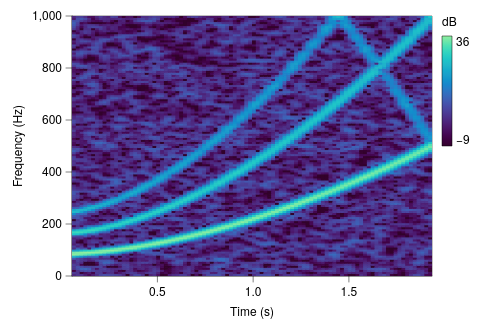

Vega-Lite specification stored for this chart:
### Vega-Lite specification from a JSON file in a GitHub repository (floating-point values rounded to 4 significant figures; data arrays with more than 128 entries replaced by an {"elided": "..."} marker saying what was removed)
{"background": null, "config": {"arc": {"fill": "#DBDBDB", "fillOpacity": 1.0, "innerRadius": 32.5, "padAngle": 0.03, "stroke": "black", "strokeOpacity": 1, "strokeWidth": 0.25}, "area": {"fill": "#DBDBDB", "fillOpacity": 1.0, "stroke": "black", "strokeOpacity": 1, "strokeWidth": 0.25}, "axis": {"domain": true, "domainCap": "round", "domainColor": "black", "domainWidth": 0.25, "grid": false, "gridCap": "round", "gridColor": "#F1F1F1", "gridDash": [0, 0], "gridOpacity": 1.0, "gridWidth": 0.25, "labelColor": "black", "labelFont": "Helvetica Neue, HelveticaNeue, Helvetica, Arial, sans-serif", "labelFontSize": 6, "labelFontStyle": "normal", "labelFontWeight": 400, "offset": 0, "ticks": true, "tickCap": "round", "tickColor": "black", "tickRound": false, "tickSize": 3.0, "tickWidth": 0.25, "titleColor": "black", "titleFont": "Helvetica Neue, HelveticaNeue, Helvetica, Arial, sans-serif", "titleFontSize": 6, "titleFontStyle": "normal", "titleFontWeight": 400}, "axisX": {"domain": true, "labelAlign": "center", "labelAngle": 0, "labels": true, "ticks": true, "translate": 0}, "axisY": {"domain": true, "labelAlign": "right", "labelAngle": 0, "labels": true, "ticks": true, "translate": 0}, "axisRight": {"domain": true, "labelAlign": "left", "labelAngle": 0, "labels": true, "ticks": true, "translate": 0}, "axisTop": {"domain": true, "labelAlign": "center", "labelAngle": 0, "labels": true, "ticks": true, "translate": 0}, "axisBand": {"tickOffset": 0}, "bar": {"fill": "#DBDBDB", "fillOpacity": 1.0, "stroke": "black", "strokeOpacity": 1, "strokeWidth": 0.25}, "boxplot": {"size": 11.7, "ticks": {"cornerRadius": 0.25, "fill": "black", "opacity": 1, "size": 5.85, "thickness": 0.25}, "box": {"fillOpacity": 1.0, "stroke": "black", "strokeOpacity": 1, "strokeWidth": 0.25}, "median": {"cornerRadius": 0, "fill": "black", "fillOpacity": 1.0, "opacity": 1, "size": 11.7, "thickness": 0.25}, "rule": {"fill": "black", "fillOpacity": 1.0, "size": 13.0, "stroke": "black", "strokeDash": [0, 0], "strokeOpacity": 1, "strokeWidth": 0.25}, "outliers": {"color": "black", "fill": "black", "fillOpacity": 1.0, "size": 0, "stroke": "black", "strokeOpacity": 1, "strokeWidth": 0.25}}, "circle": {"fill": "black", "fillOpacity": 1.0, "size": 1.625, "stroke": null, "strokeOpacity": 1, "strokeWidth": 0.25}, "errorband": {"band": {"fillOpacity": 0.6, "stroke": null, "strokeWidth": 0.25, "strokeOpacity": 1}, "borders": {"opacity": 0, "strokeOpacity": 1, "strokeWidth": 0.25}}, "errorbar": {"opacity": 1, "rule": {"strokeDash": [0, 0], "strokeWidth": 0.25}, "ticks": {"color": "black", "cornerRadius": 0.125, "opacity": 1, "size": 7.8, "thickness": 0.25}, "thickness": 0.25}, "font": "Helvetica Neue, HelveticaNeue, Helvetica, Arial, sans-serif", "geoshape": {"fill": "#DBDBDB", "fillOpacity": 1.0, "stroke": "black", "strokeOpacity": 1, "strokeWidth": 0.25}, "header": {"labelColor": "black", "labelFont": "Helvetica Neue, HelveticaNeue, Helvetica, Arial, sans-serif", "labelFontSize": 6, "labelFontStyle": "normal", "labelFontWeight": 400, "titleColor": "black", "titleFont": "Helvetica Neue, HelveticaNeue, Helvetica, Arial, sans-serif", "titleFontSize": 6, "titleFontStyle": "normal", "titleFontWeight": 400, "titlePadding": 0}, "legend": {"disable": false, "offset": 4.5, "titlePadding": 4, "labelOffset": 2, "gradientLabelOffset": 2, "columnPadding": 4, "rowPadding": 2, "gradientThickness": 5, "gradientOpacity": 1.0, "gradientStrokeColor": "black", "gradientStrokeWidth": 0.25, "labelColor": "black", "labelFont": "Helvetica Neue, HelveticaNeue, Helvetica, Arial, sans-serif", "labelFontSize": 6, "labelFontStyle": "normal", "labelFontWeight": 400, "strokeColor": "black", "strokeWidth": 0, "symbolSize": 36, "symbolStrokeColor": "black", "symbolStrokeWidth": 0.25, "titleColor": "black", "titleFont": "Helvetica Neue, HelveticaNeue, Helvetica, Arial, sans-serif", "titleFontSize": 6, "titleFontStyle": "normal", "titleFontWeight": 400}, "line": {"color": "black", "stroke": "black", "strokeCap": "butt", "strokeDash": [0, 0], "strokeOpacity": 1, "strokeWidth": 0.5}, "point": {"filled": true, "fill": "#DBDBDB", "fillOpacity": 1.0, "size": 6.5, "stroke": "black", "strokeOpacity": 1, "strokeWidth": 0.25}, "range": {"category": ["#9D9D9D", "#28287D", "#004225", "#47266F", "#00605D", "#DBDBDB", "#7983C1", "#6E927B", "#937FB4", "#699A97"], "diverging": {"scheme": ["#4F4265", "#6A5C82", "#85789D", "#A196B7", "#BDB5CE", "#D8D6DD", "#F6F6F6", "#CED8D7", "#9DBFBD", "#75A3A0", "#518683", "#326967", "#164D4B"]}, "heatmap": {"scheme": ["#32022B", "#43044D", "#4C196E", "#4D338C", "#484DA6", "#3A68BB", "#1D83CA", "#1D9CCB", "#23B5C9", "#28CDC5", "#4DE0B4", "#91EE9F"]}, "ordinal": {"scheme": ["#F1F1F1", "#DBDBDB", "#C6C6C6", "#B2B2B2", "#9D9D9D", "#898989", "#767676", "#636363", "#515151", "#404040", "#2F2F2F", "#1F1F1F"]}, "ramp": {"scheme": ["#440154", "#472270", "#433E82", "#38598C", "#2C728E", "#238A8D", "#24A086", "#39B578", "#5DC862", "#96D646", "#CAE02D", "#FDE724"]}}, "rule": {"color": "black", "stroke": "black", "strokeCap": "round", "strokeDash": [2, 2], "strokeOpacity": 1, "strokeWidth": 0.25}, "scale": {"barBandPaddingInner": 0.1, "rectBandPaddingInner": 0, "tickBandPaddingInner": 0.1, "bandPaddingOuter": 0.1, "bandWithNestedOffsetPaddingInner": 0.2, "bandWithNestedOffsetPaddingOuter": 0.2, "offsetBandPaddingInner": 0, "offsetBandPaddingOuter": 0, "round": false}, "rect": {"fill": "#DBDBDB", "fillOpacity": 1.0, "stroke": "black", "strokeOpacity": 1, "strokeWidth": 0.25}, "square": {"fill": "#DBDBDB", "fillOpacity": 1.0, "size": 13.0, "stroke": "black", "strokeOpacity": 1, "strokeWidth": 0.25}, "text": {"color": "black", "font": "Helvetica Neue, HelveticaNeue, Helvetica, Arial, sans-serif", "fontSize": 6, "fontStyle": "normal", "fontWeight": 400}, "tick": {"color": "black", "cornerRadius": 0.125, "opacity": 1.0, "size": 11.7, "thickness": 0.25}, "title": {"anchor": "middle", "frame": "group", "color": "black", "font": "Helvetica Neue, HelveticaNeue, Helvetica, Arial, sans-serif", "fontSize": 6, "fontStyle": "normal", "fontWeight": 400, "subtitleColor": "black", "subtitleFont": "Helvetica Neue, HelveticaNeue, Helvetica, Arial, sans-serif", "subtitleFontSize": 6, "subtitleFontStyle": "normal", "subtitleFontWeight": 400}, "trail": {"color": "black", "opacity": 1, "size": 0.5}, "view": {"continuousWidth": 180, "continuousHeight": 130, "discreteWidth": 180, "discreteHeight": 130, "fill": null, "stroke": "black", "strokeWidth": 0.25}}, "data": {"name": "data-d58069456d3d1b7d8d72524f92b4bc8d"}, "mark": {"type": "rect", "clip": true, "stroke": null}, "encoding": {"color": {"field": "power", "title": "dB", "type": "quantitative", "legend": {"gradientLength": 55.0}}, "x": {"field": "t0", "scale": {"domain": [0.054, 1.934], "nice": false}, "title": "Time (s)", "type": "quantitative"}, "x2": {"field": "t1"}, "y": {"field": "f0", "scale": {"domain": [0, 1000.0], "nice": false}, "title": "Frequency (Hz)", "type": "quantitative"}, "y2": {"field": "f1"}}, "$schema": "https://vega.github.io/schema/vega-lite/v6.4.1.json", "datasets": {"data-d58069456d3d1b7d8d72524f92b4bc8d": {"elided": "12032 records"}}}
